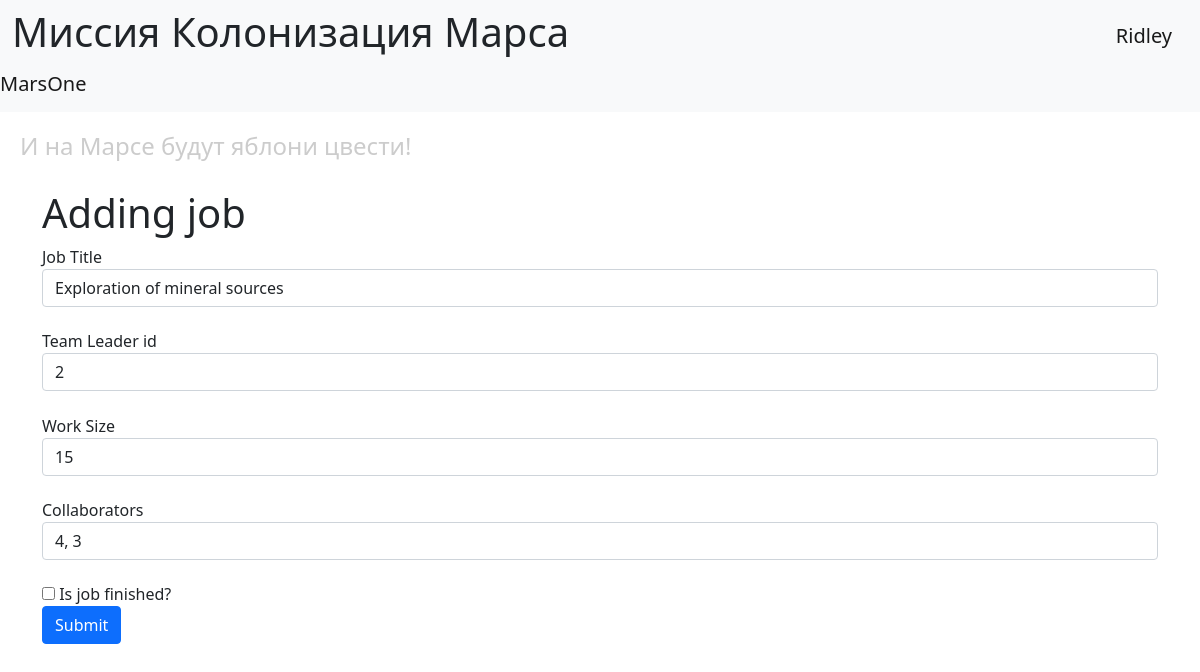
Page /edit-job/2 (signed in) on the earlier database version.
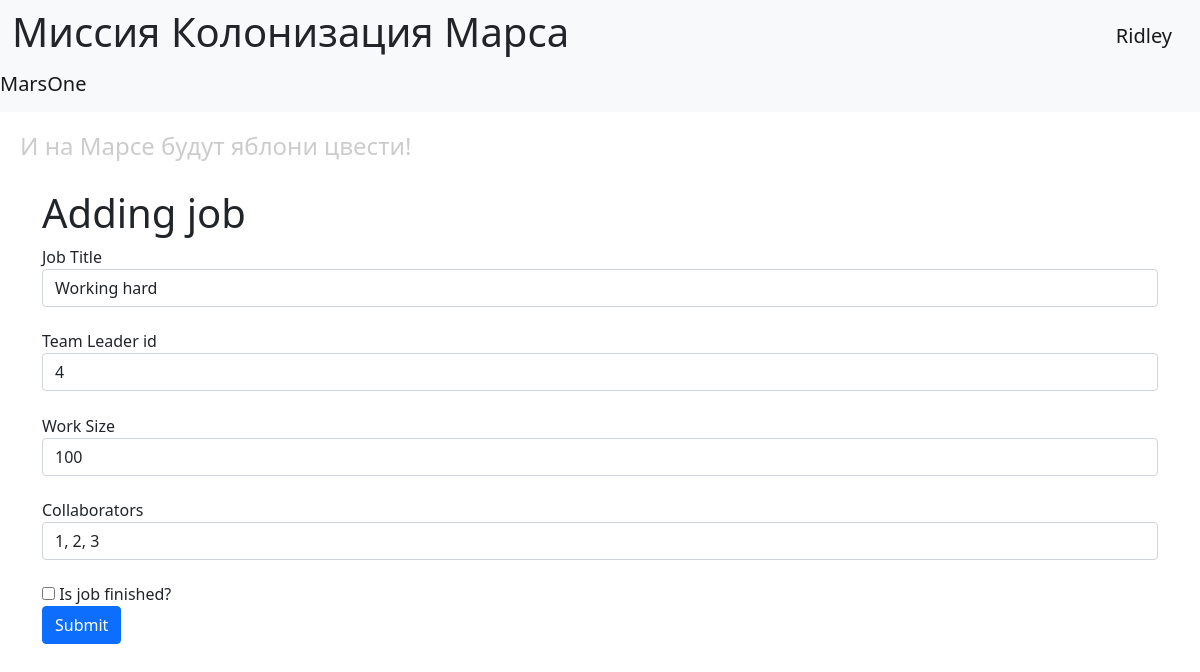
Same page on the later database version.
### data/jobs.py (models this page shows, shortened)
class Jobs(SqlAlchemyBase, SerializerMixin):
    __tablename__ = 'jobs'
    serialize_rules = ("-team_leader", "-categories.jobs")
    id = sa.Column(sa.Integer, primary_key=True, autoincrement=True)
    team_leader_id = sa.Column(sa.Integer, sa.ForeignKey('users.id'))
    team_leader = orm.relationship("User")
    job = sa.Column(sa.Text)
    work_size = sa.Column(sa.Integer)
    collaborators = sa.Column(sa.String)
    start_date = sa.Column(sa.Date)
    send_date = sa.Column(sa.Date)
    categories = orm.relationship("Category", secondary=association_table, backref="jobs")
    is_finished = sa.Column(sa.Boolean, default=False)

### main.py (the view, shortened to what this page needs)
@app.route("/edit-job/<int:job_id>", methods=["GET", "POST"])
@login_required
def edit_job(job_id):
    form = AddJobForm()
    if request.method == "GET":
        db_sess = db_session.create_session()
        job = db_sess.query(Jobs).filter(Jobs.id == job_id).filter((Jobs.team_leader == current_user)
                                                                   | (current_user.id == 1)).first()
        if job:
            form.team_leader.data = job.team_leader_id
            form.job.data = job.job
            form.work_size.data = job.work_size
            form.collaborators.data = job.collaborators
            form.is_finished.data = job.is_finished
        else:
            abort(404)
    return render_template("add_job.html", title="Изменение работы", form=form)

### forms/jobs.py
class AddJobForm(FlaskForm):
    job = StringField('Job Title', validators=[DataRequired()])
    team_leader = IntegerField('Team Leader id', validators=[DataRequired()])
    work_size = IntegerField('Work Size', validators=[DataRequired()])
    collaborators = StringField('Collaborators', validators=[DataRequired()])
    is_finished = BooleanField('Is job finished?')
    submit = SubmitField('Submit')

### data/db_session.py (called while the page is built)
def create_session() -> Session:
    global __factory
    return __factory()

### main.py (called while the page is built)
@login_manager.user_loader
def load_user(user_id):
    db_sess = db_session.create_session()
    return db_sess.get(User, user_id)

### templates/add_job.html (shortened to what this page needs)
{% extends 'base.html' %}
{% block content %}
<h1>Adding job</h1>
<form action="" method="post">
        {{ form.job.label }}
        {{ form.job(class="form-control") }}
        {{ form.team_leader.label }}
        {{ form.team_leader(class="form-control") }}
        {{ form.work_size.label }}
        {{ form.work_size(class="form-control") }}
        {{ form.collaborators.label }}
        {{ form.collaborators(class="form-control") }}
    <div class="form-group">{{ form.is_finished() }} {{ form.is_finished.label }}</div>
    <div class="form-group">{{ form.submit(type="submit", class="btn btn-primary") }}</div>
</form>
{% endblock %}

Differences in the rows shown:
changed Jobs: job "Exploration of mineral sources" → "Working hard"; team_leader "2" → "4"; work_size "15" → "100"; collaborators "4, 3" → "1, 2, 3"
